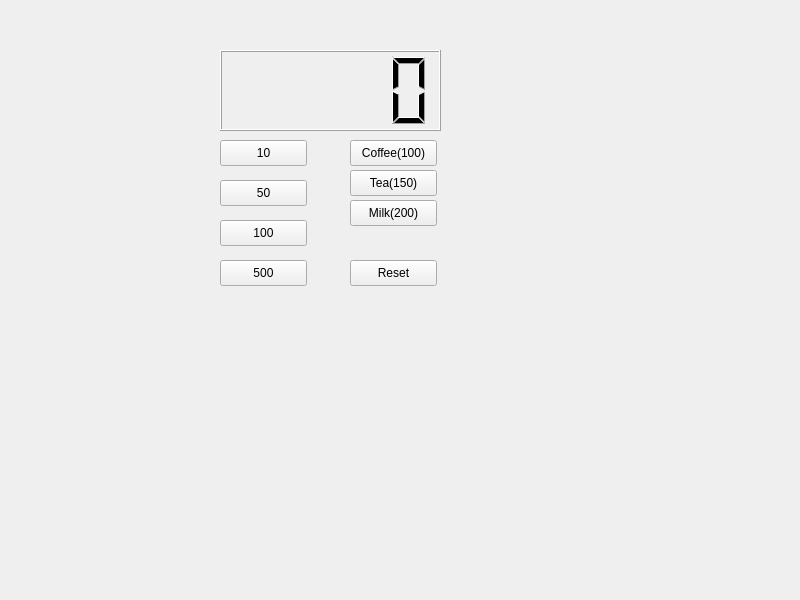
<?xml version="1.0" encoding="UTF-8"?>
<ui version="4.0">
 <class>Widget</class>
 <widget class="QWidget" name="Widget">
  <property name="geometry">
   <rect>
    <x>0</x>
    <y>0</y>
    <width>800</width>
    <height>600</height>
   </rect>
  </property>
  <property name="windowTitle">
   <string>Widget</string>
  </property>
  <widget class="QLCDNumber" name="lcdNumber">
   <property name="geometry">
    <rect>
     <x>220</x>
     <y>50</y>
     <width>221</width>
     <height>81</height>
    </rect>
   </property>
  </widget>
  <widget class="QPushButton" name="pb_10">
   <property name="geometry">
    <rect>
     <x>220</x>
     <y>140</y>
     <width>87</width>
     <height>26</height>
    </rect>
   </property>
   <property name="text">
    <string>10</string>
   </property>
  </widget>
  <widget class="QPushButton" name="pb_50">
   <property name="geometry">
    <rect>
     <x>220</x>
     <y>180</y>
     <width>87</width>
     <height>26</height>
    </rect>
   </property>
   <property name="text">
    <string>50</string>
   </property>
  </widget>
  <widget class="QPushButton" name="pb_100">
   <property name="geometry">
    <rect>
     <x>220</x>
     <y>220</y>
     <width>87</width>
     <height>26</height>
    </rect>
   </property>
   <property name="text">
    <string>100</string>
   </property>
  </widget>
  <widget class="QPushButton" name="pb_500">
   <property name="geometry">
    <rect>
     <x>220</x>
     <y>260</y>
     <width>87</width>
     <height>26</height>
    </rect>
   </property>
   <property name="text">
    <string>500</string>
   </property>
  </widget>
  <widget class="QPushButton" name="pb_Coffee">
   <property name="geometry">
    <rect>
     <x>350</x>
     <y>140</y>
     <width>87</width>
     <height>26</height>
    </rect>
   </property>
   <property name="text">
    <string>Coffee(100)</string>
   </property>
  </widget>
  <widget class="QPushButton" name="pb_Tea">
   <property name="geometry">
    <rect>
     <x>350</x>
     <y>170</y>
     <width>87</width>
     <height>26</height>
    </rect>
   </property>
   <property name="text">
    <string>Tea(150)</string>
   </property>
  </widget>
  <widget class="QPushButton" name="pb_Milk">
   <property name="geometry">
    <rect>
     <x>350</x>
     <y>200</y>
     <width>87</width>
     <height>26</height>
    </rect>
   </property>
   <property name="text">
    <string>Milk(200)</string>
   </property>
  </widget>
  <widget class="QPushButton" name="pb_reset">
   <property name="geometry">
    <rect>
     <x>350</x>
     <y>260</y>
     <width>87</width>
     <height>26</height>
    </rect>
   </property>
   <property name="text">
    <string>Reset</string>
   </property>
  </widget>
 </widget>
 <resources/>
 <connections/>
</ui>
